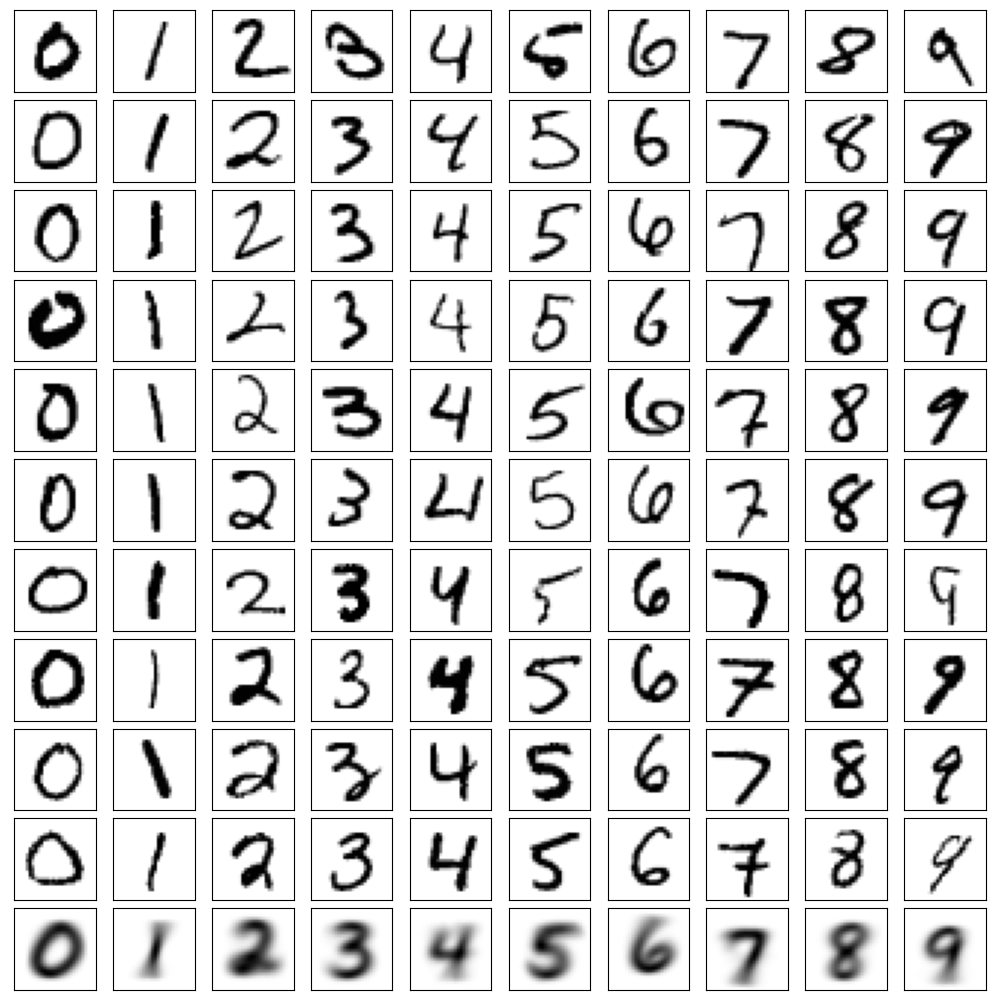

Reproduce this figure in Python.
import numpy as np
import matplotlib.pyplot as plt

N = 10000
with open('test-images.bin', 'rb') as f1:
    X = np.fromfile(f1, 'uint8', -1)[16:]
X = X.reshape((N, 28, 28))
with open('test-labels.bin', 'rb') as f2:
    Y = np.fromfile(f2, 'uint8', -1)[8:]
D = {y: [] for y in set(Y)}
for x, y in zip(X, Y):
    D[y].append(x)
print([len(D[y]) for y in sorted(D)])

fig, ax = plt.subplots(11, 10, figsize=(10, 10))
plt.subplots_adjust(wspace=0.1, hspace=0.1,
                    left=0.01, right=0.99, bottom=0.01, top=0.99)
for y in D:
    for k in range(10):
        A = 255 - D[y][k]
        ax[k][y].imshow(A, 'gray')
        ax[k][y].tick_params(labelbottom=False, labelleft=False,
                             color='white')
    A = 255 - sum([x.astype('float') for x in D[y]]) / len(D[y])
    ax[10][y].imshow(A, 'gray')
    ax[10][y].tick_params(labelbottom=False, labelleft=False,
                          color='white')
plt.show()
#plt.savefig('mnist.pdf')
